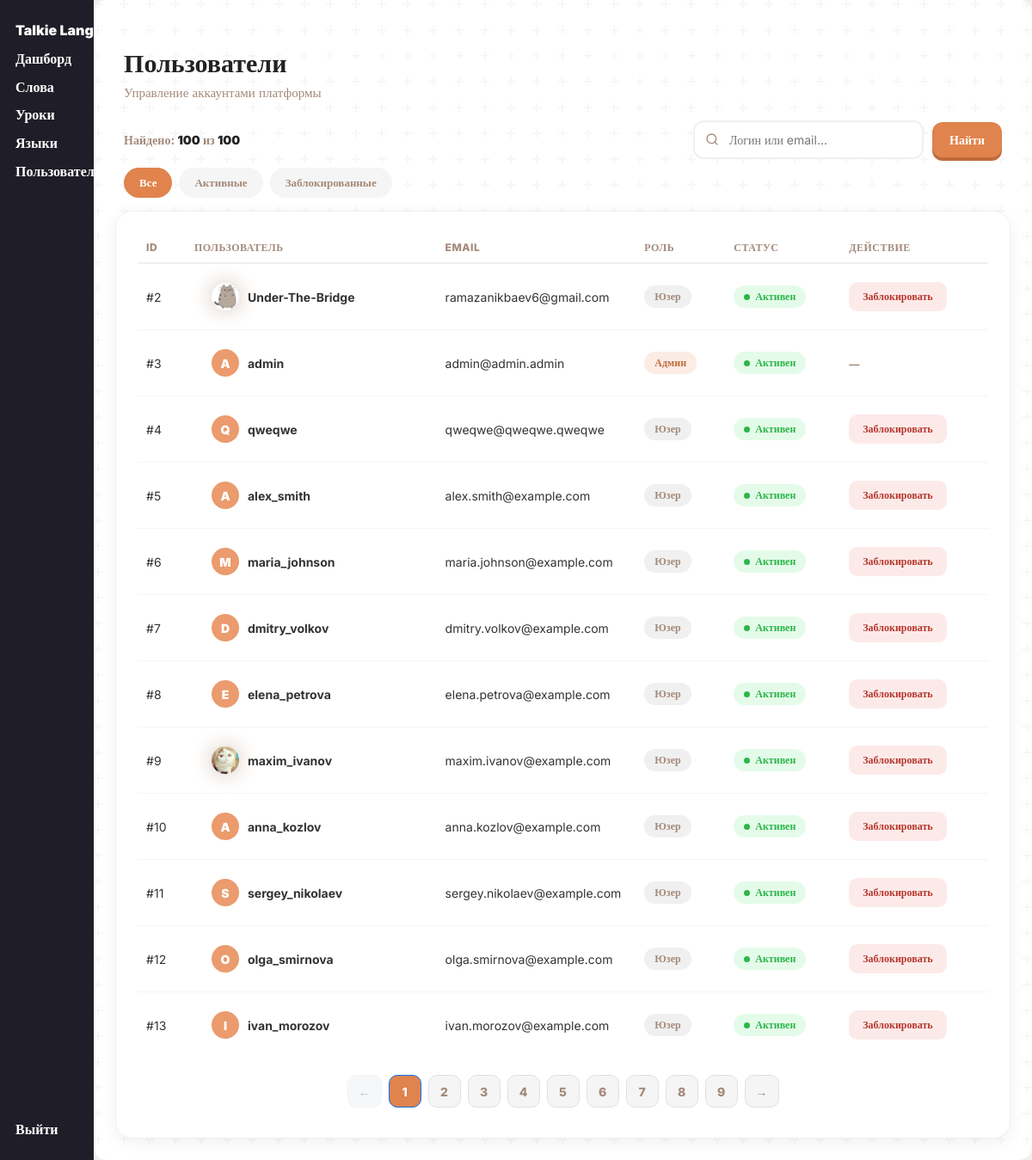
The page /admin/users/index.php (signed in) on the database its author committed.
### tables this page shows
CREATE TABLE `users` (
  `user_id` int NOT NULL,
  `user_login` text NOT NULL,
  `user_email` text NOT NULL,
  `user_password` text NOT NULL,
  `user_pfp` text,
  `user_role` enum('user','admin') NOT NULL DEFAULT 'user',
  `user_banned` tinyint(1) NOT NULL DEFAULT '0',
  `user_weekly_xp` int NOT NULL DEFAULT '0',
  `user_league` int NOT NULL DEFAULT '1'
);

### admin/users/index.php (the view, shortened to what this page needs)
<?php
require "../../connection-db.php";
$search = trim($_GET['q'] ?? '');
$status = $_GET['status'] ?? 'all';
$conditions = [];
$params = [];
$types = '';
$whereSql = $conditions ? 'WHERE ' . implode(' AND ', $conditions) : '';
$perPage = 12;
$page = max(1, (int) ($_GET['page'] ?? 1));
$countSql = "SELECT COUNT(*) AS c FROM users $whereSql";
$countStmt = mysqli_prepare($conn, $countSql);
mysqli_stmt_execute($countStmt);
$totalUsers = (int) mysqli_fetch_assoc(mysqli_stmt_get_result($countStmt))['c'];
$totalPages = max(1, (int) ceil($totalUsers / $perPage));
$page = min($page, $totalPages);
$offset = ($page - 1) * $perPage;
$listSql = "SELECT user_id, user_login, user_email, user_pfp, user_role, user_banned
            FROM users
            $whereSql
            ORDER BY user_id ASC
            LIMIT ? OFFSET ?";
$listStmt = mysqli_prepare($conn, $listSql);
$listTypes = $types . 'ii';
$listParams = array_merge($params, [$perPage, $offset]);
mysqli_stmt_bind_param($listStmt, $listTypes, ...$listParams);
mysqli_stmt_execute($listStmt);
$usersResult = mysqli_stmt_get_result($listStmt);
$totalAll = mysqli_fetch_assoc(mysqli_query($conn, "SELECT COUNT(*) AS c FROM users"))['c'];
function buildQuery($overrides = []) {
    $params = array_merge($_GET, $overrides);
    return '?' . http_build_query($params);
}
?>
<!DOCTYPE html>
<html lang="en">
<?php include "../../components/head-admin.php"; ?>
<body>
    <?php include "../../components/header-admin.php"; ?>
    <main class="container">
        <div class="dash-header">
            <div>
                <h1 class="dash-title">Пользователи</h1>
                <p class="dash-subtitle">Управление аккаунтами платформы</p>
            </div>
        </div>
        <div class="users-toolbar">
            <div class="users-count">
                Найдено: <b><?= $totalUsers ?></b> из <b><?= $totalAll ?></b>
            </div>
            <form class="search-form" method="get" action="">
                <div class="search-box">
                    <input type="text" name="q" placeholder="Логин или email..." value="<?= htmlspecialchars($search) ?>">
                </div>
                <button class="search-btn" type="submit">Найти</button>
            </form>
        </div>
        <div class="filter-pills">
            <a class="filter-pill <?= $status === 'all' ? 'active' : '' ?>" href="<?= buildQuery(['status' => 'all', 'page' => 1]) ?>">Все</a>
            <a class="filter-pill <?= $status === 'active' ? 'active' : '' ?>" href="<?= buildQuery(['status' => 'active', 'page' => 1]) ?>">Активные</a>
            <a class="filter-pill <?= $status === 'banned' ? 'active' : '' ?>" href="<?= buildQuery(['status' => 'banned', 'page' => 1]) ?>">Заблокированные</a>
        </div>
        <div class="dash-card">
            <?php if ($totalUsers === 0): ?>
                <div class="no-results">
                    <div class="icon">
                        <svg width="40" height="40" viewBox="0 0 24 24" fill="none" stroke="var(--gray-color)" stroke-width="1.5" stroke-linecap="round" stroke-linejoin="round"><circle cx="11" cy="11" r="8"/><line x1="21" y1="21" x2="16.65" y2="16.65"/></svg>
                    </div>
                    <p>Ничего не найдено</p>
                </div>
            <?php else: ?>
                <div class="table-scroll">
                    <table class="admin-table">
                        <thead>
                            <tr>
                                <th>ID</th>
                                <th>Пользователь</th>
                                <th>Email</th>
                                <th>Роль</th>
                                <th>Статус</th>
                                <th>Действие</th>
                            </tr>
                        </thead>
                        <tbody>
                            <?php while ($row = mysqli_fetch_assoc($usersResult)): ?>
                                <tr>
                                    <td>#<?= $row['user_id'] ?></td>
                                    <td>
                                        <div class="player-cell">
                                            <?php if (!empty($row['user_pfp'])): ?>
                                                <img class="pfp player-avatar" src="../../images/<?= htmlspecialchars($row['user_pfp']) ?>" alt="">
                                            <?php else: ?>
                                                <div class="mini-avatar"><?= mb_strtoupper(mb_substr($row['user_login'], 0, 1)) ?></div>
                                            <?php endif; ?>
                                            <span><?= htmlspecialchars($row['user_login']) ?></span>
                                        </div>
                                    </td>
                                    <td class="muted-cell"><?= htmlspecialchars($row['user_email']) ?></td>
                                    <td>
                                        <span class="role-badge <?= $row['user_role'] === 'admin' ? 'role-admin' : 'role-user' ?>">
                                            <?= $row['user_role'] === 'admin' ? 'Админ' : 'Юзер' ?>
                                        </span>
                                    </td>
                                    <td>
                                        <?php if ((int) $row['user_banned'] === 1): ?>
                                            <span class="status-badge status-banned">Заблокирован</span>
                                        <?php else: ?>
                                            <span class="status-badge status-active">Активен</span>
                                        <?php endif; ?>
                                    </td>
                                    <td>
                                        <?php if ($row['user_role'] === 'admin'): ?>
                                            <span class="admin-tag">—</span>
                                        <?php else: ?>
                                            <form class="action-form" method="post" action="">
                                                <?php if ((int) $row['user_banned'] === 1): ?>
                                                    <button type="submit" class="unban-btn">Разблокировать</button>
                                                <?php else: ?>
                                                    <button type="submit" class="ban-btn" onclick="return confirm('Заблокировать пользователя <?= htmlspecialchars(addslashes($row['user_login'])) ?>?')">Заблокировать</button>
                                                <?php endif; ?>
                                            </form>
                                        <?php endif; ?>
                                    </td>
                                </tr>
                            <?php endwhile; ?>
                        </tbody>
                    </table>
                </div>
                <?php if ($totalPages > 1): ?>
                    <div class="pagination">
                        <a class="page-link <?= $page <= 1 ? 'disabled' : '' ?>" href="<?= buildQuery(['page' => $page - 1]) ?>">←</a>
                        <?php for ($p = 1; $p <= $totalPages; $p++): ?>
                            <a class="page-link <?= $p === $page ? 'active' : '' ?>" href="<?= buildQuery(['page' => $p]) ?>"><?= $p ?></a>
                        <?php endfor; ?>
                        <a class="page-link <?= $page >= $totalPages ? 'disabled' : '' ?>" href="<?= buildQuery(['page' => $page + 1]) ?>">→</a>
                    </div>
                <?php endif; ?>
            <?php endif; ?>
        </div>
    </main>
</body>
</html>

### css/style.css (style rules this page uses)
* { transition: 0.15s ease-out; }
:root { --main-color: #e0834d; --main-color-shadow: #c06b3a; --main-color-light: rgb(235, 155, 109); --green-color: #4de06d; --green-color-shadow: #2db64b; --red-color: #e0524d; --red-color-shadow: #b6362d; --bg-color: #0f0f0f; --bg-secondary: #1a1a1a; --gray-color: #a38a7a; --gray-color-light: #d3c2b6; }
body { font-family: inter; }
p { margin: 0; }
body { background: #f0f0f0; }
.container { min-height: 88vh; box-shadow: 0px 0px 100px #f5f5f5; margin-top: 10px; border-radius: 15px; padding-left: 25px; padding-right: 25px; background-color: white; }
main { padding: 25px 0; }
.player-cell { padding: 10px 20px; }
.player-avatar { width: 44px; height: 44px; background: var(--main-color); border-radius: 14px; display: flex; align-items: center; justify-content: center; font-weight: 900; font-size: 20px; color: white; box-shadow: 0 5px 0 var(--main-color-shadow); }
.pfp { border-radius: 100%; box-shadow: 0px 0px 25px var(--gray-color-light); width: 20vh; aspect-ratio: 1/1; background-color: white; }
img.pfp { width: 100%; aspect-ratio: 1/1; }
img.pfp.player-avatar { width: 44px; aspect-ratio: 1/1; }

### rows shown on the page
users: user_id "2", user_pfp (picture), user_login "Under-The-Bridge", user_email "ramazanikbaev6@gmail.com", user_role "Юзер", user_banned "Активен"
users: user_id "3", user_login "A", user_login "admin", user_email "admin@admin.admin", user_role "Админ", user_banned "Активен"
users: user_id "4", user_login "Q", user_login "qweqwe", user_email "qweqwe@qweqwe.qweqwe", user_role "Юзер", user_banned "Активен"
users: user_id "5", user_login "A", user_login "alex_smith", user_email "alex.smith@example.com", user_role "Юзер", user_banned "Активен"
users: user_id "6", user_login "M", user_login "maria_johnson", user_email "maria.johnson@example.com", user_role "Юзер", user_banned "Активен"
users: user_id "7", user_login "D", user_login "dmitry_volkov", user_email "dmitry.volkov@example.com", user_role "Юзер", user_banned "Активен"
users: user_id "8", user_login "E", user_login "elena_petrova", user_email "elena.petrova@example.com", user_role "Юзер", user_banned "Активен"
users: user_id "9", user_pfp (picture), user_login "maxim_ivanov", user_email "maxim.ivanov@example.com", user_role "Юзер", user_banned "Активен"
users: user_id "10", user_login "A", user_login "anna_kozlov", user_email "anna.kozlov@example.com", user_role "Юзер", user_banned "Активен"
users: user_id "11", user_login "S", user_login "sergey_nikolaev", user_email "sergey.nikolaev@example.com", user_role "Юзер", user_banned "Активен"
users: user_id "12", user_login "O", user_login "olga_smirnova", user_email "olga.smirnova@example.com", user_role "Юзер", user_banned "Активен"
users: user_id "13", user_login "I", user_login "ivan_morozov", user_email "ivan.morozov@example.com", user_role "Юзер", user_banned "Активен"

### other values the page prints
$totalUsers "100"
$totalAll "100"
